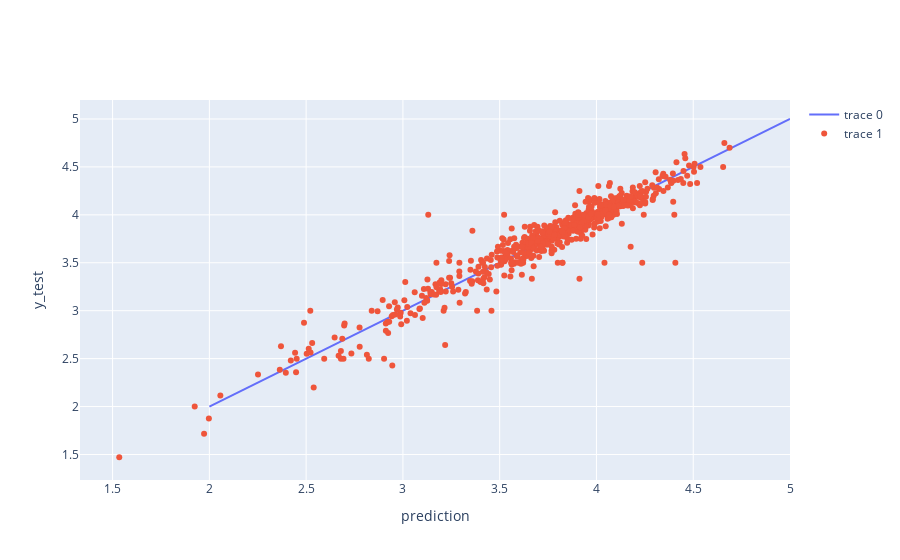

Notebook cell for this chart:
### Code cell
display_prediction(y_test, ynewpred)

### Figure 1 — Plotly figure (JSON) as saved in the notebook; plotly's stock layout.template omitted (floating-point values rounded to 4 significant figures; data arrays with more than 128 entries replaced by an {"elided": "..."} marker saying what was removed)
{"data": [{"mode": "lines", "type": "scatter", "x": [2, 3, 5], "y": [2, 3, 5]}, {"mode": "markers", "type": "scatter", "x": {"elided": "640 float values"}, "y": {"elided": "640 float values"}}], "layout": {"xaxis": {"title": {"text": "prediction"}}, "yaxis": {"title": {"text": "y_test"}}}}
